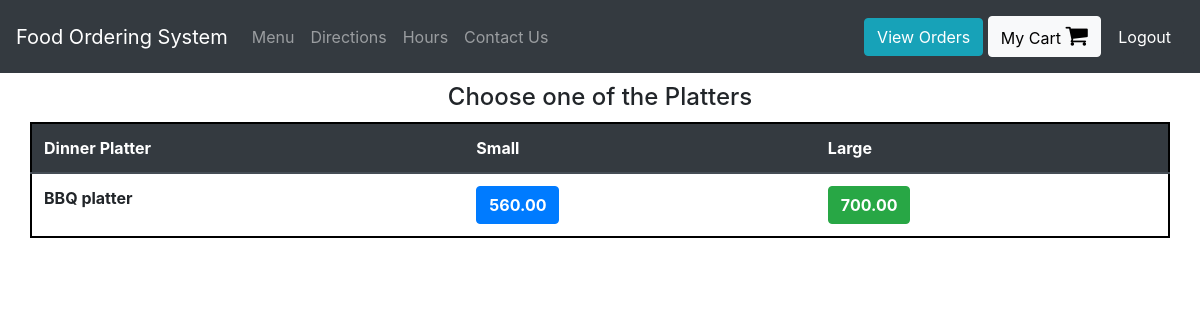
Page /Platters (signed in) on the committed database.
### orders/models.py (models this page shows, shortened)
class DinnerPlatters(models.Model):
    dish_name = models.CharField(max_length=200)
    small_price = models.DecimalField(max_digits=6, decimal_places=2)
    large_price = models.DecimalField(max_digits=6, decimal_places=2)

### orders/views.py (the view)
# urls.py: path("Platters", views.dinner_platters, name="dinner_platters"),
def dinner_platters(request):
    if request.user.is_authenticated:
        return render(request, "orders/dinner_platters.html", context = {"dishes":DinnerPlatters.objects.all})
    else:
        return redirect("orders:login")

### orders/templates/orders/dinner_platters.html
{% extends 'orders/header.html' %}
{% block content %}
    <div class="container">
      <h4 style="margin:10px; text-align:center;"> Choose one of the Platters </h4>
      <div class="row justify-content-center" >
        <table class="table"  style="border: 2px solid black">
          <thead class="thead-dark">
            <tr>
              <th scope="col">Dinner Platter</th>
              <th scope="col">Small</th>
              <th scope="col">Large</th>
            </tr>
          </thead>
          <tbody>
            {% for dish in dishes %}
              <tr>
                <th>{{dish.dish_name}}</th>
                <td><button type="button" class="btn btn-primary" onclick="add_to_cart({item_description:'Small - {{dish.dish_name}}' , price:{{dish.small_price}} })" ><strong>{{dish.small_price}}</strong></button></td>
                <td><button type="button" class="btn btn-success" onclick="add_to_cart({item_description:'Large - {{dish.dish_name}}' , price:{{dish.large_price}} })" ><strong>{{dish.large_price}}</strong></button></td>
              </tr>
            {% endfor %}
          </tbody>
        </table>
      </div>
    </div>
{% endblock %}

### rows in the picture
DinnerPlatters: dish_name "BBQ platter", small_price "560.00", large_price "700.00"
